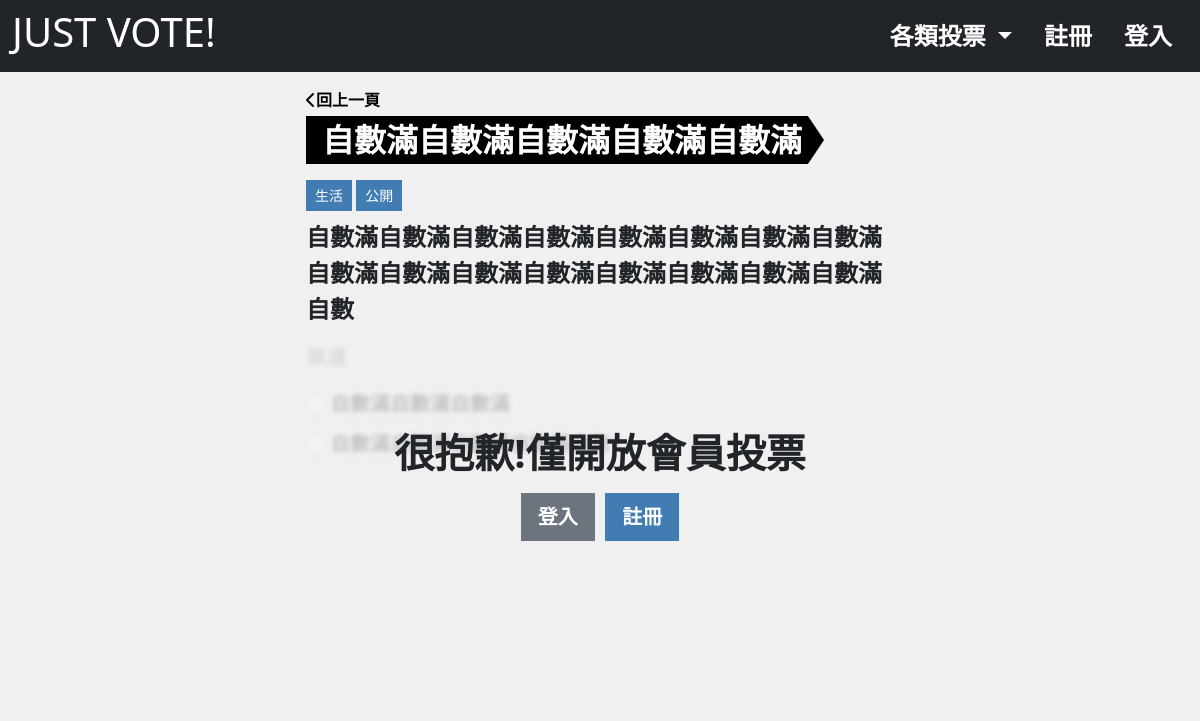
/?do=vote_survey&id=64, run on the app's committed database.
### tables this page shows
CREATE TABLE `projectvote_subject` (
  `id` int(10) UNSIGNED NOT NULL,
  `title` varchar(64) NOT NULL COMMENT '投票主題',
  `description` text DEFAULT NULL COMMENT '描述',
  `type` tinyint(3) UNSIGNED NOT NULL DEFAULT 0 COMMENT '投票類型',
  `vote` int(10) NOT NULL DEFAULT 0 COMMENT '被投票次數',
  `private` tinyint(1) NOT NULL DEFAULT 0 COMMENT '是否為私人投票',
  `category_id` int(10) UNSIGNED NOT NULL,
  `start_time` timestamp NOT NULL DEFAULT current_timestamp() COMMENT '開始時間',
  `end_time` timestamp NULL DEFAULT NULL COMMENT '結束時間',
  `created_at` timestamp NOT NULL DEFAULT current_timestamp(),
  `update_at` timestamp NOT NULL DEFAULT current_timestamp() ON UPDATE current_timestamp(),
  `check_num` int(10) UNSIGNED NOT NULL
);

CREATE TABLE `projectvote_subject_category` (
  `id` int(10) UNSIGNED NOT NULL,
  `category` varchar(32) NOT NULL
);

CREATE TABLE `projectvote_subject_options` (
  `id` int(10) UNSIGNED NOT NULL,
  `subject_id` int(10) UNSIGNED NOT NULL,
  `opt` varchar(64) NOT NULL,
  `vote` int(10) UNSIGNED NOT NULL DEFAULT 0,
  `created_at` timestamp NOT NULL DEFAULT current_timestamp(),
  `update_at` timestamp NOT NULL DEFAULT current_timestamp()
);

### db/base.php (called while the page is built, shortened)
<?php
$db = "mysql:local=localhost;charset=utf8;dbname=vote;";
$pdo = new PDO($db,"root","");
function all($table,...$args){
    global $pdo;
    $sql = "SELECT * FROM `$table`";
    if(isset($args[0])){
        if(is_array($args[0])){
            $input = [];
            foreach ($args[0] as $key => $value){
                $input[]="`$key`='$value'";
            }
            $sql = $sql." WHERE ".join(' && ',$input);
        }else{
            $sql = $sql . $args[0];
        }
    }
    return $pdo->query($sql)->fetchAll(PDO::FETCH_ASSOC);
}
function find($table,$id){
    global $pdo;
    $sql = "SELECT * FROM  `$table`";
    if(is_array($id)){
        $input = [];
        foreach($id as $key => $value){
            $input[]="`$key`='$value'";
        }
        $sql = $sql ." WHERE ". join(" && ",$input);
    }else {
        $sql = $sql . "WHERE `id`='$id'";
    }
    return $pdo->query($sql)->fetch(PDO::FETCH_ASSOC);
}
?>

### front/vote_survey.php (the view, shortened to what this page needs)
<?php
include_once "./db/base.php";
$survey = find('projectvote_subject',$_GET['id']);
switch($survey['private']){
    case 0:
        $private = '公開';
    break;
}
$categoryName = find('projectvote_subject_category',$survey['category_id']);
$options = all('projectvote_subject_options',['subject_id'=>$_GET['id']]);
if($survey['type']==0){
    $type='radio';
    $tip='單選';
}else{
    $type='checkbox';
    $tip='複選';
}
$now=strtotime('now');
$startTime = strtotime($survey['start_time']);
$endtTime = strtotime($survey['end_time']);
?>
<div class="container-xxl pb-5 mt-3">
    <div class="survey-info w-50 mx-auto">
        <a href="#" class="fw-bold d-block mb-1 back-btn"><i class="fa-solid fa-chevron-left mr-1"></i>回上一頁</a>
        <h2 class="section-tag tag-lg mb-3"><?=$survey['title']?></h2>
        <div class="tag">
            <span class="survey-tag btn btn-sm"><?=$categoryName['category']?></span>
            <span class="survey-tag btn btn-sm"><?=$private?></span>
        </div>
        <p class="fs-4 fw-bold mt-2" ><?=$survey['description']?></p>
    </div>
    <form action="./api/vote_survey.php" method="post" class="vote-survey-form w-50 mx-auto position-relative active" id="vote-survey-form">
        <div class="tip fw-bold text-sub fs-5 my-3"><?=$tip?></div>
    <?php
    foreach($options as $key=>$option){
            ?>
            <div class="option my-2">
            <label class="fs-5 fw-bold me-2 border-bottom border-2 border-sub d-block" for="<?=$option['id']?>"><input type="<?=$type?>" id="<?=$option['id']?>" class="form-check-input fs-5 d-inline-block me-1" name="opt[]" value="<?=$option['id']?>"><?=$option['opt']?></label>
            </div>
        <?php
        }
    ?>
    <?php
   $printInfo=false;
    if(isset($_SESSION['user'])){
        if($survey['private']==2){
            $authCheck = find('projectvote_subject_users',['subject_id'=>$_GET['id'],'account'=>$_SESSION['user']['account']]);
            if(empty($authCheck)){
                $printInfo = true;
                $infoTitle="無投票權限!";
                $btnLeft = "<a href='?do=mysurvey' class='btn btn-main btn-lg fw-bold'>我的清單</a>";
                $btnRight = "";
            }
        }else{
            if($startTime>$now){
                $printInfo = true;
                $infoTitle="投票尚未開始!";
                $btnLeft = "<a href='?do=main' class='btn btn-secondary btn-lg fw-bold'>看看別的</a>";
                $btnRight = "<a href='?do=mysurvey' class='btn btn-main btn-lg fw-bold'>我的清單</a>";
            }
            if($endtTime<$now){
                $printInfo = true;
                $infoTitle="投票已結束!";
                $btnLeft = "<a href='?do=main' class='btn btn-secondary btn-lg fw-bold'>看看別的</a>";
                $btnRight = "<a href='?do=survey_result&id={$_GET['id']}' class='btn btn-main btn-lg fw-bold'>看結果</a>";
            }
        }
        $votedLogs = all('projectvote_log',['user_id'=>$_SESSION['user']['id'],'subject_id'=>$_GET['id']]);
        if(!empty($votedLogs)){
            $printInfo = true;
            $infoTitle="已經投過票囉!";
            $btnLeft = "<a href='?do=main' class='btn btn-secondary btn-lg fw-bold'>看看別的</a>";
            $btnRight = "<a href='?do=survey_result&id={$_GET['id']}' class='btn btn-main btn-lg fw-bold'>看結果</a>";
        }
        ?>
    <?php
    }else{
        $printInfo = true;
        $infoTitle="很抱歉!僅開放會員投票";
        $btnLeft = "<a href='?do=login' class='btn btn-secondary btn-lg fw-bold'>登入</a>";
        $btnRight = "<a href='?do=reg&id={$_GET['id']}' class='btn btn-main btn-lg fw-bold'>註冊</a>";
    }
    if($printInfo){
        ?>
        <div class="info auth-info text-center fs-1 fw-bold position-absolute">
        <div class="auth-info-box w-100">
            <div><?=$infoTitle?></div>
            <?=$btnLeft?>
            <?=$btnRight?>
        </div>
        </div>
    <?php
    }
    ?>
    </form>
</div>

### style/all.css (style rules this page uses)
:root { --main: rgb(65, 124, 179); --main-hover: rgb(157, 194, 228); --white: rgb(255, 255, 255); --white-opacity-9: rgb(255, 255, 255,.9); --black: rgb(0, 0, 0); --black-opacity-5: rgb(0, 0, 0,.8); --black-opacity-3: rgb(0, 0, 0,.3); --gray: #F0F0F0; --gray-opacity-8: rgb(240, 240, 240,.8); --gray-heavy: #cfcfcf; --sub: #8f8f8f; --section-height: max(30vh, 300px); --section-tag-fs:1.375rem; --section-tag-arrow:calc((var(--section-tag-fs) * 1.5) / 2); --section-tag-fs-lg:2rem; --section-tag-lg-arrow:calc((var(--section-tag-fs-lg) * 1.5) / 2); }
body { background-color: var(--gray); }
a { text-decoration: none; }
.btn { white-space: nowrap; }
.btn-main { color: var(--white); background-color: var(--main); }
.section-tag { width: fit-content; position: relative; background-color: var(--black); font-size: var(--section-tag-fs); padding-left: 16px; padding-right: 6px; margin-bottom: 0; font-weight: 700; color: var(--white); line-height: 1.5; vertical-align: middle; }
.section-tag::after { content: ''; position: absolute; top: 0; right: -1.03rem; height: 100%; border-top: var(--section-tag-arrow) solid transparent; border-bottom: var(--section-tag-arrow) solid transparent; border-left: var(--section-tag-arrow) solid var(--black); }
.section-tag.tag-lg { font-size: var(--section-tag-fs-lg); }
.section-tag.tag-lg::after { content: ''; position: absolute; top: 0; right: calc(var(--section-tag-fs-lg) * -1); height: 100%; width: var(--section-tag-fs-lg); color: var(--black); clip-path: polygon(0 0,50% 50%,0% 100%); }
.btn, .card, .card-img-top, .list-group, .modal-content, .dropdown-menu, .input-group-text, .form-control, .pagination, .page-item:last-child .page-link, .page-item:first-child .page-link { border-radius: 0 ; }
.back-btn { color: var(--black); }
.survey-tag { cursor: auto; background-color: var(--main); color: var(--white); }
.border-sub { border-color: var(--sub); }
.text-sub { color: var(--sub); }
.info { display: flex; justify-content: center; top: 0; width: 100%; height: 100%; padding-top: 10vh; backdrop-filter: blur(2px); }
.auth-info { background-color: var(--gray-opacity-8); }
.vote-survey-form { min-height: 350px; }
@media screen and (min-width:768px) { .reg-form, .add-survey-form, .edit-survey-form, .survey-info { width: 80%; } }
@media screen and (min-width:960px) { .reg-form, .add-survey-form, .edit-survey-form, .survey-info { width: 50%; } }

### data on the page
projectvote_subject: title "自數滿自數滿自數滿自數滿自數滿", private "公開", description "自數滿自數滿自數滿自數滿自數滿自數滿自數滿自數滿自數滿自數滿自數滿自數滿自數滿自數滿自數滿自數滿自數"
projectvote_subject_category: category "生活"
projectvote_subject_options: opt "自數滿自數滿自數滿"
projectvote_subject_options: opt "自數滿自數滿自數滿自數滿自數1"

### other printed values
$infoTitle "很抱歉!僅開放會員投票"
